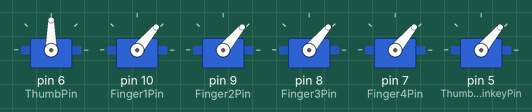
Bench run of a sketch on a simulated Arduino Nano, built with avr-gcc and run on an emulated ATmega328P. On the bench: 6 × servo. What the sketch prints to the serial monitor is not drawn.

Above: at 0.1 s.
At 10.3 s:
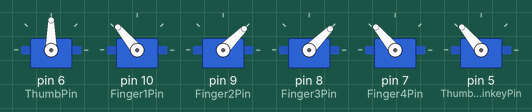
At 15.3 s:
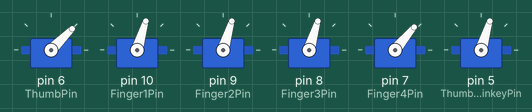
At 20.5 s:
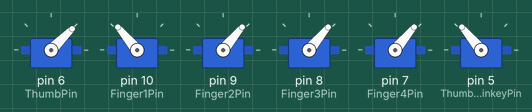
At 25.6 s:
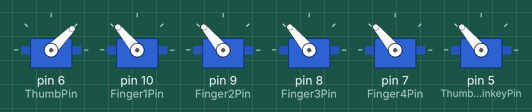
At 35.6 s:
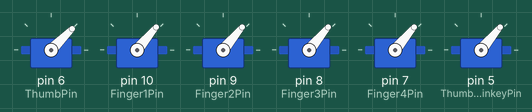
Timing chart, 0 to 37.1 s (numbered marks = the images above):
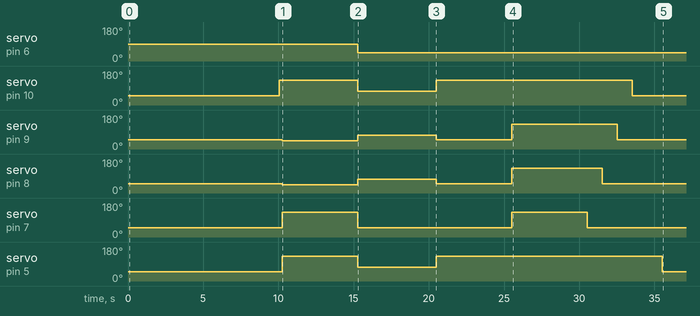

Measured:
- by itself, servo on pin 6 (ThumbPin): 90° → 45° at 15.3 s
- by itself, servo on pin 10 (Finger1Pin): 50° → 130° at 10.0 s, → 73° 5.2 s later, → 130° 5.2 s later, → 50° 13.0 s later
- by itself, servo on pin 9 (Finger2Pin): 50° → 45° at 10.2 s, → 73° 5.0 s later, → 50° 5.2 s later, → 130° 5.0 s later, … (5 changes in this stretch)
- by itself, servo on pin 8 (Finger3Pin): 50° → 45° at 10.2 s, → 73° 5.0 s later, → 50° 5.2 s later, → 130° 5.0 s later, … (5 changes in this stretch)
- by itself, servo on pin 7 (Finger4Pin): alternates 130° for 5.0 s and 50° for 10.2 s
- by itself, servo on pin 5 (ThumbToPinkeyPin): 50° → 130° at 10.2 s, → 73° 5.0 s later, → 130° 5.2 s later, → 50° 15.0 s later

The sketch:

arm_demo.ino
```cpp
// for arduino nano
// arm motor controller code THUMB COMMENTED OUT AS NOT CONNECTED

//motor setup
#include <Servo.h>
Servo Thumb;
Servo Finger1; // name better naming each finger properly
Servo Finger2;
Servo Finger3;
Servo Finger4;
Servo ThumbToPinkey;

#define ThumbPin 6
#define Finger1Pin 10
#define Finger2Pin 9
#define Finger3Pin 8
#define Finger4Pin 7
#define ThumbToPinkeyPin 5

void ClenchFist();
void Thumbup();
void SpiderMan();
void Thumbtopinky();
void Pointerfinger();
void relax();
void Slowclose();
void Cycle();

//other setup


void setup() {
  // put your setup code here, to run once:

  Serial.begin(9600);
  Thumb.attach(ThumbPin);       //40 <--> 145 The L16-R servo linac works from a servo input of 40 (lower limit) to 145 (upper limit) 5cm extension|| linacs dont move outside of this range
  Finger1.attach(Finger1Pin);
  Finger2.attach(Finger2Pin);
  Finger3.attach(Finger3Pin);
  Finger4.attach(Finger4Pin);
  ThumbToPinkey.attach(ThumbToPinkeyPin);
  Serial.println("Initializing...");
//linac motor setup base position (relaxed hand)
/*
 Thumb.write(140);
 Finger1.write(140);
 Finger2.write(130);
 Finger3.write(130);
 Finger4.write(130);
 ThumbToPinkey.write(130); // check physical setup and adjust this to fully relaxed position
 delay(2000);
 Serial.println("Intialized");
 */
 }

void loop() { // Each finger control for testing rn

ClenchFist();
delay(5000);
Thumbup();
delay(5000);
SpiderMan();
delay(5000);
Thumbtopinky();
delay(5000);
Pointerfinger();
delay(5000);
relax();
delay(5000);
Slowclose();
delay(5000);
}


void ClenchFist(){ // all fingers clenched so linacs at lower limit of 50 ish depends on physical set up (old hand was fully clenched at 50 ish)
 // Thumb.write(45);
 Finger1.write(50);
 Finger2.write(50);
 Finger3.write(50);
 Finger4.write(50);
 ThumbToPinkey.write(50);
 delay(20);

}

void Thumbup(){
 // Thumb.write(130); // full extension at 13o on old hand
 Finger1.write(50);
 Finger2.write(50);
 Finger3.write(50);
 Finger4.write(50);
 ThumbToPinkey.write(50);
 delay(20);

}

void Slowclose(){
 Finger4.write(50);
 delay(1000);
 Finger3.write(50);
 delay(1000);
 Finger2.write(50);
 delay(1000);
 Finger1.write(50);
 delay(1000);
 //Thumb.write(70);
 delay(1000);
 ThumbToPinkey.write(50);
 delay(20);

}

void SpiderMan(){
 // Thumb.write(130);
 Finger1.write(130);
 delay(200);
 Finger2.write(45);
 Finger3.write(45);
 Finger4.write(130);
 ThumbToPinkey.write(130);
 delay(20);

}

void Thumbtopinky(){
 //Thumb.write(1300);
 Finger1.write(1300);
 Finger2.write(1300);
 Finger3.write(1300);
 Finger4.write(1300);
 ThumbToPinkey.write(1300);
 delay(20);
 Thumb.write(45);
 Finger4.write(50);
 delay(200);
}


void Pointerfinger(){
 // Thumb.write(45);
 Finger1.write(130);
 Finger2.write(50);
 Finger3.write(50);
 Finger4.write(50);
 ThumbToPinkey.write(130);
 delay(20);
}
void relax(){
 //Thumb.write(130);
 Finger1.write(130);
 Finger2.write(130);
 Finger3.write(130);
 Finger4.write(130);
 ThumbToPinkey.write(130); // check physical setup and adjust this to fully relaxed position
 delay(20);
}
```
